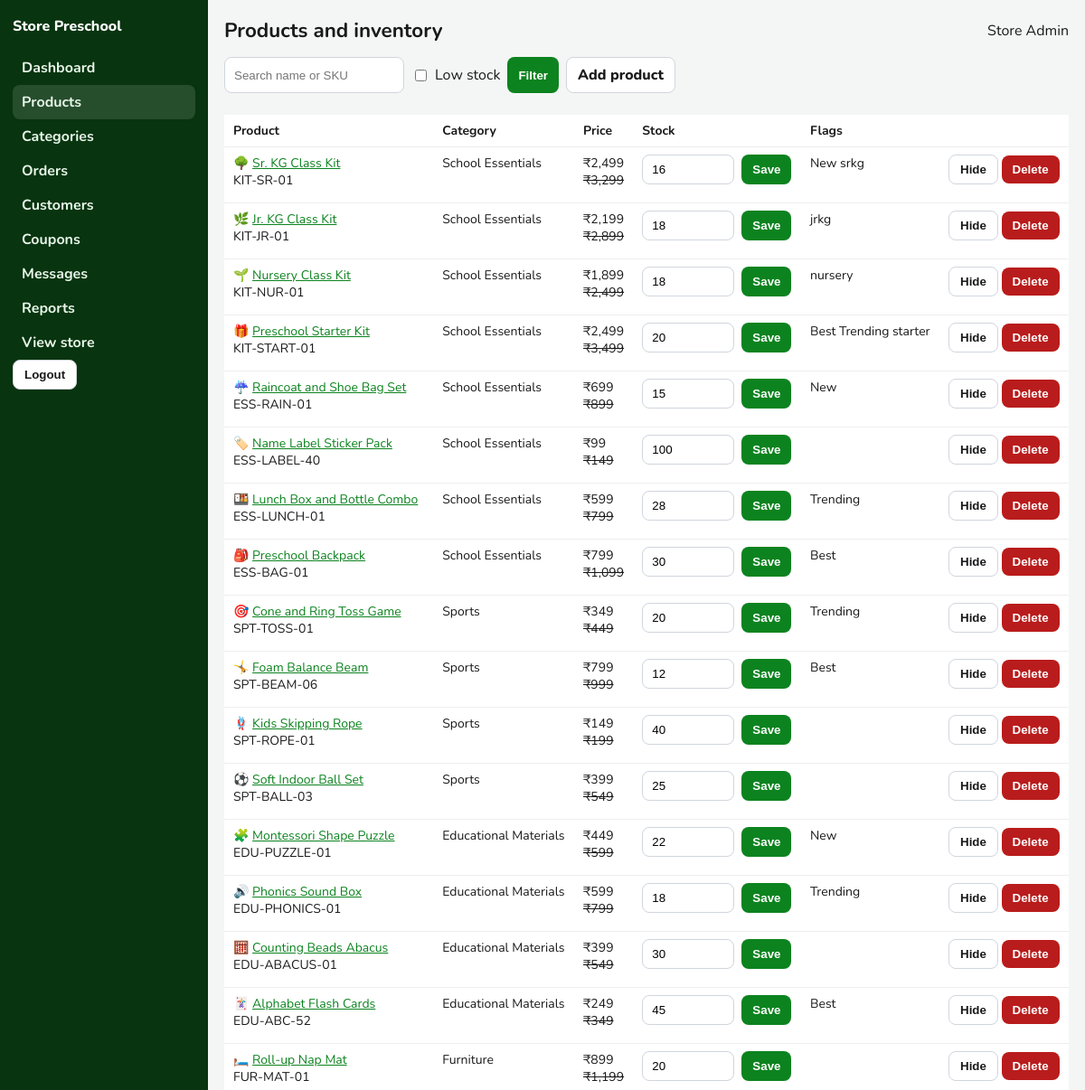
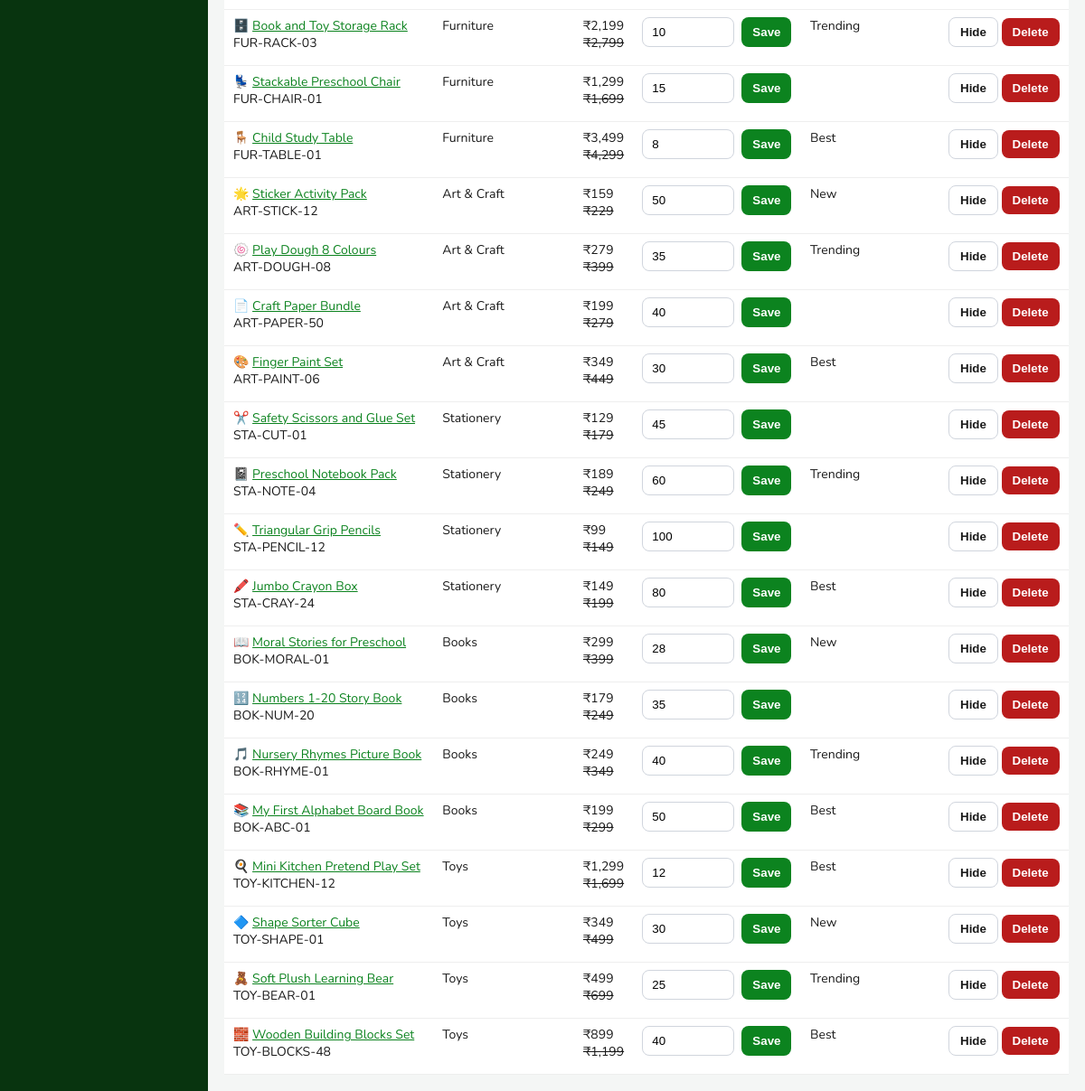
/admin/products.php (signed in), run on the app's committed database (2 pictures, top to bottom).
### tables this page shows
CREATE TABLE users (
    id INT UNSIGNED AUTO_INCREMENT PRIMARY KEY,
    name VARCHAR(120) NOT NULL,
    email VARCHAR(160) NOT NULL,
    phone VARCHAR(15) NOT NULL,
    password_hash VARCHAR(255) NOT NULL,
    role ENUM('customer', 'admin') NOT NULL DEFAULT 'customer',
    school_name VARCHAR(180) NULL,
    address VARCHAR(500) NULL,
    city VARCHAR(80) NULL,
    pincode VARCHAR(10) NULL,
    is_active TINYINT(1) NOT NULL DEFAULT 1,
    created_at TIMESTAMP NOT NULL DEFAULT CURRENT_TIMESTAMP,
    UNIQUE KEY uniq_email (email)
);

CREATE TABLE products (
    id INT UNSIGNED AUTO_INCREMENT PRIMARY KEY,
    category_id INT UNSIGNED NOT NULL,
    name VARCHAR(180) NOT NULL,
    slug VARCHAR(200) NOT NULL,
    short_desc VARCHAR(255) NOT NULL,
    description TEXT NOT NULL,
    emoji VARCHAR(16) NOT NULL DEFAULT '📦',
    image VARCHAR(255) NULL,
    unit_label VARCHAR(60) NOT NULL DEFAULT '1 pc',
    price DECIMAL(10,2) NOT NULL,
    mrp DECIMAL(10,2) NOT NULL,
    stock INT NOT NULL DEFAULT 0,
    sku VARCHAR(40) NOT NULL,
    is_bestseller TINYINT(1) NOT NULL DEFAULT 0,
    is_trending TINYINT(1) NOT NULL DEFAULT 0,
    is_new TINYINT(1) NOT NULL DEFAULT 0,
    kit_type ENUM('none', 'starter', 'nursery', 'jrkg', 'srkg') NOT NULL DEFAULT 'none',
    is_active TINYINT(1) NOT NULL DEFAULT 1,
    created_at TIMESTAMP NOT NULL DEFAULT CURRENT_TIMESTAMP,
    updated_at TIMESTAMP NULL DEFAULT NULL ON UPDATE CURRENT_TIMESTAMP,
    UNIQUE KEY uniq_slug (slug),
    UNIQUE KEY uniq_sku (sku),
    KEY idx_category (category_id),
    KEY idx_flags (is_bestseller, is_trending, is_new, kit_type),
    CONSTRAINT fk_products_category FOREIGN KEY (category_id) REFERENCES categories (id)
);

CREATE TABLE categories (
    id INT UNSIGNED AUTO_INCREMENT PRIMARY KEY,
    name VARCHAR(80) NOT NULL,
    slug VARCHAR(80) NOT NULL,
    emoji VARCHAR(16) NOT NULL,
    description VARCHAR(255) NOT NULL,
    sort_order INT NOT NULL DEFAULT 0,
    is_active TINYINT(1) NOT NULL DEFAULT 1,
    UNIQUE KEY uniq_slug (slug)
);

### includes/functions.php (called while the page is built, shortened)
<?php
function e(mixed $value): string
{
    return htmlspecialchars((string) $value, ENT_QUOTES | ENT_SUBSTITUTE, 'UTF-8');
}
function url(string $path = ''): string
{
    $base = rtrim(BASE_URL, '/');
    if ($path === '') {
        return $base === '' ? '/' : $base . '/';
    }
    return ($base === '' ? '' : $base) . '/' . ltrim($path, '/');
}
function money(mixed $amount): string
{
    $amount = round((float) $amount, 2);
    $hasPaise = abs($amount - floor($amount)) > 0.001;
    return '₹' . number_format($amount, $hasPaise ? 2 : 0);
}
function current_user(): ?array
{
    static $loaded = false;
    static $user = null;
    if ($loaded) {
        return $user;
    }
    $loaded = true;
    $stmt = db()->prepare('SELECT * FROM users WHERE id = ? LIMIT 1');
    $stmt->execute([(int) $_SESSION['user_id']]);
    $row = $stmt->fetch();
    $user = $row;
    return $user;
}
function require_admin(): void
{
    $user = current_user();
}

### config/database.php (called while the page is built, shortened)
<?php
function db(): PDO
{
    static $pdo = null;
    if ($pdo instanceof PDO) {
        return $pdo;
    }
    $dsn = sprintf(
        'mysql:host=%s;port=%d;dbname=%s;charset=%s',
        DB_HOST,
        DB_PORT,
        DB_NAME,
        DB_CHARSET
    );
    $pdo = new PDO($dsn, DB_USER, DB_PASS, [
        PDO::ATTR_ERRMODE => PDO::ERRMODE_EXCEPTION,
        PDO::ATTR_DEFAULT_FETCH_MODE => PDO::FETCH_ASSOC,
        PDO::ATTR_EMULATE_PREPARES => false,
    ]);
    return $pdo;
}

### admin/products.php (the view, shortened to what this page needs)
<?php
require_once __DIR__ . '/../includes/init.php';
require_admin();
$q = mb_substr(trim((string) ($_GET['q'] ?? '')), 0, 80);
$low = (($_GET['stock'] ?? '') === 'low');
$sql = 'SELECT p.*, c.name AS category_name FROM products p JOIN categories c ON c.id = p.category_id WHERE 1 = 1';
$params = [];
$sql .= ' ORDER BY p.id DESC';
$stmt = db()->prepare($sql);
$stmt->execute($params);
$products = $stmt->fetchAll();
$pageTitle = 'Products and inventory';
$active = 'products';
require __DIR__ . '/includes/header.php';
?>
<div class="filters">
    <form method="get" class="filters">
        <input name="q" value="<?= e($q) ?>" placeholder="Search name or SKU">
        <label class="check"><input type="checkbox" name="stock" value="low"<?= $low ? ' checked' : '' ?>> Low stock</label>
        <button class="btn" type="submit">Filter</button>
        <a class="btn alt" href="product-form.php">Add product</a>
    </form>
</div>
<div class="table-wrap">
    <table>
        <thead><tr><th>Product</th><th>Category</th><th>Price</th><th>Stock</th><th>Flags</th><th></th></tr></thead>
        <tbody>
        <?php foreach ($products as $product): ?>
            <tr>
                <td>
                    <?= e($product['emoji']) ?> <a href="product-form.php?id=<?= (int) $product['id'] ?>"><?= e($product['name']) ?></a>
                    <div><?= e($product['sku']) ?><?= (int) $product['is_active'] ? '' : ' · hidden' ?></div>
                </td>
                <td><?= e($product['category_name']) ?></td>
                <td><?= money($product['price']) ?><br><s><?= money($product['mrp']) ?></s></td>
                <td>
                    <form method="post" class="filters">
                        <input type="number" name="stock" min="0" value="<?= (int) $product['stock'] ?>" style="width:80px">
                        <button class="btn" type="submit">Save</button>
                    </form>
                </td>
                <td>
                    <?= (int) $product['is_bestseller'] ? 'Best ' : '' ?>
                    <?= (int) $product['is_trending'] ? 'Trending ' : '' ?>
                    <?= (int) $product['is_new'] ? 'New ' : '' ?>
                    <?= $product['kit_type'] !== 'none' ? e($product['kit_type']) : '' ?>
                </td>
                <td>
                    <form method="post" style="display:inline"><button class="btn alt" type="submit"><?= (int) $product['is_active'] ? 'Hide' : 'Show' ?></button></form>
                    <form method="post" style="display:inline" onsubmit="return confirm('Delete this product?')"><button class="btn danger" type="submit">Delete</button></form>
                </td>
            </tr>
        <?php endforeach; ?>
        </tbody>
    </table>
</div>
<?php require __DIR__ . '/includes/footer.php'; ?>

### admin/includes/header.php (shortened to what this page needs)
<?php
$active = $active ?? '';
$pageTitle = $pageTitle ?? 'Admin';
$adminUser = current_user();
$unreadMessages = (int) db()->query('SELECT COUNT(*) FROM messages WHERE is_read = 0')->fetchColumn();
$links = [
    'dashboard' => ['Dashboard', 'index.php'],
    'products' => ['Products', 'products.php'],
    'categories' => ['Categories', 'categories.php'],
    'orders' => ['Orders', 'orders.php'],
    'customers' => ['Customers', 'customers.php'],
    'coupons' => ['Coupons', 'coupons.php'],
    'messages' => ['Messages' . ($unreadMessages ? ' (' . $unreadMessages . ')' : ''), 'messages.php'],
    'reports' => ['Reports', 'reports.php'],
];
?>
<!doctype html>
<html lang="en">
<head>
    <link href="<?= e(url('assets/css/admin.css')) ?>" rel="stylesheet">
</head>
<body>
<div class="admin-shell">
    <aside class="side" id="side">
        <div class="brand">Store Preschool</div>
        <?php foreach ($links as $key => [$label, $href]): ?>
            <a class="<?= $active === $key ? 'on' : '' ?>" href="<?= e($href) ?>"><?= e($label) ?></a>
        <?php endforeach; ?>
        <a href="<?= e(url()) ?>">View store</a>
        <form method="post" action="logout.php"><?= csrf_field() ?><button class="btn alt" type="submit">Logout</button></form>
    </aside>
    <div class="admin-main">
        <div class="top">
            <div>
                <h1 style="display:inline;font-size:1.4rem;margin:0"><?= e($pageTitle) ?></h1>
            </div>
            <span><?= e($adminUser['name'] ?? '') ?></span>
        </div>

### assets/css/admin.css (style rules this page uses)
body { margin: 0; background: #f4f6f5; color: #1a1a1a; font-family: Nunito, "Segoe UI", sans-serif; }
a { color: #0c831f; }
.admin-shell { display: grid; grid-template-columns: 230px 1fr; min-height: 100vh; }
.side { background: #08340f; color: #fff; padding: 18px 14px; }
.side a { color: #e8f6ea; text-decoration: none; display: block; padding: 8px 10px; border-radius: 8px; font-weight: 700; }
.side a.on, .side a:hover { background: rgba(255,255,255,.12); }
.brand { font-weight: 800; margin-bottom: 16px; }
.admin-main { padding: 18px; }
.top { display: flex; justify-content: space-between; gap: 12px; align-items: center; margin-bottom: 14px; }
.table-wrap { overflow-x: auto; }
table { width: 100%; border-collapse: collapse; background: #fff; }
th, td { padding: 8px 10px; border-bottom: 1px solid #eee; text-align: left; vertical-align: top; font-size: 14px; }
.filters { display: flex; gap: 8px; flex-wrap: wrap; margin-bottom: 12px; }
input, select, textarea { border: 1px solid #d0d5dd; border-radius: 8px; padding: 8px 10px; }
.btn { border: 0; background: #0c831f; color: #fff; border-radius: 8px; padding: 8px 12px; font-weight: 800; text-decoration: none; display: inline-block; }
.btn.alt { background: #fff; color: #1a1a1a; border: 1px solid #d0d5dd; }
.btn.danger { background: #b91c1c; }
.check { display: flex; gap: 6px; align-items: center; margin: 6px 0; }

### data on the page
users: name "Store Admin"
products: emoji "🌳", name "Sr. KG Class Kit", sku "KIT-SR-01", category.name "School Essentials", price "₹2,499", mrp "₹3,299", stock "16", is_new "New", kit_type "srkg", is_active "Hide"
products: emoji "🌿", name "Jr. KG Class Kit", sku "KIT-JR-01", category.name "School Essentials", price "₹2,199", mrp "₹2,899", stock "18", kit_type "jrkg", is_active "Hide"
products: emoji "🌱", name "Nursery Class Kit", sku "KIT-NUR-01", category.name "School Essentials", price "₹1,899", mrp "₹2,499", stock "18", kit_type "nursery", is_active "Hide"
products: emoji "🎁", name "Preschool Starter Kit", sku "KIT-START-01", category.name "School Essentials", price "₹2,499", mrp "₹3,499", stock "20", is_bestseller "Best", is_trending "Trending", kit_type "starter", is_active "Hide"
products: emoji "☔", name "Raincoat and Shoe Bag Set", sku "ESS-RAIN-01", category.name "School Essentials", price "₹699", mrp "₹899", stock "15", is_new "New", is_active "Hide"
products: emoji "🏷️", name "Name Label Sticker Pack", sku "ESS-LABEL-40", category.name "School Essentials", price "₹99", mrp "₹149", stock "100", is_active "Hide"
products: emoji "🍱", name "Lunch Box and Bottle Combo", sku "ESS-LUNCH-01", category.name "School Essentials", price "₹599", mrp "₹799", stock "28", is_trending "Trending", is_active "Hide"
products: emoji "🎒", name "Preschool Backpack", sku "ESS-BAG-01", category.name "School Essentials", price "₹799", mrp "₹1,099", stock "30", is_bestseller "Best", is_active "Hide"
products: emoji "🎯", name "Cone and Ring Toss Game", sku "SPT-TOSS-01", category.name "Sports", price "₹349", mrp "₹449", stock "20", is_trending "Trending", is_active "Hide"
products: emoji "🤸", name "Foam Balance Beam", sku "SPT-BEAM-06", category.name "Sports", price "₹799", mrp "₹999", stock "12", is_bestseller "Best", is_active "Hide"
products: emoji "🪢", name "Kids Skipping Rope", sku "SPT-ROPE-01", category.name "Sports", price "₹149", mrp "₹199", stock "40", is_active "Hide"
products: emoji "⚽", name "Soft Indoor Ball Set", sku "SPT-BALL-03", category.name "Sports", price "₹399", mrp "₹549", stock "25", is_active "Hide"
products: emoji "🧩", name "Montessori Shape Puzzle", sku "EDU-PUZZLE-01", category.name "Educational Materials", price "₹449", mrp "₹599", stock "22", is_new "New", is_active "Hide"
products: emoji "🔊", name "Phonics Sound Box", sku "EDU-PHONICS-01", category.name "Educational Materials", price "₹599", mrp "₹799", stock "18", is_trending "Trending", is_active "Hide"
products: emoji "🧮", name "Counting Beads Abacus", sku "EDU-ABACUS-01", category.name "Educational Materials", price "₹399", mrp "₹549", stock "30", is_active "Hide"
products: emoji "🃏", name "Alphabet Flash Cards", sku "EDU-ABC-52", category.name "Educational Materials", price "₹249", mrp "₹349", stock "45", is_bestseller "Best", is_active "Hide"
products: emoji "🛏️", name "Roll-up Nap Mat", sku "FUR-MAT-01", category.name "Furniture", price "₹899", mrp "₹1,199", stock "20", is_active "Hide"
products: emoji "🗄️", name "Book and Toy Storage Rack", sku "FUR-RACK-03", category.name "Furniture", price "₹2,199", mrp "₹2,799", stock "10", is_trending "Trending", is_active "Hide"
products: emoji "💺", name "Stackable Preschool Chair", sku "FUR-CHAIR-01", category.name "Furniture", price "₹1,299", mrp "₹1,699", stock "15", is_active "Hide"
products: emoji "🪑", name "Child Study Table", sku "FUR-TABLE-01", category.name "Furniture", price "₹3,499", mrp "₹4,299", stock "8", is_bestseller "Best", is_active "Hide"
products: emoji "🌟", name "Sticker Activity Pack", sku "ART-STICK-12", category.name "Art & Craft", price "₹159", mrp "₹229", stock "50", is_new "New", is_active "Hide"
products: emoji "🍥", name "Play Dough 8 Colours", sku "ART-DOUGH-08", category.name "Art & Craft", price "₹279", mrp "₹399", stock "35", is_trending "Trending", is_active "Hide"
products: emoji "📄", name "Craft Paper Bundle", sku "ART-PAPER-50", category.name "Art & Craft", price "₹199", mrp "₹279", stock "40", is_active "Hide"
products: emoji "🎨", name "Finger Paint Set", sku "ART-PAINT-06", category.name "Art & Craft", price "₹349", mrp "₹449", stock "30", is_bestseller "Best", is_active "Hide"
products: emoji "✂️", name "Safety Scissors and Glue Set", sku "STA-CUT-01", category.name "Stationery", price "₹129", mrp "₹179", stock "45", is_active "Hide"
products: emoji "📓", name "Preschool Notebook Pack", sku "STA-NOTE-04", category.name "Stationery", price "₹189", mrp "₹249", stock "60", is_trending "Trending", is_active "Hide"
products: emoji "✏️", name "Triangular Grip Pencils", sku "STA-PENCIL-12", category.name "Stationery", price "₹99", mrp "₹149", stock "100", is_active "Hide"
products: emoji "🖍️", name "Jumbo Crayon Box", sku "STA-CRAY-24", category.name "Stationery", price "₹149", mrp "₹199", stock "80", is_bestseller "Best", is_active "Hide"
products: emoji "📖", name "Moral Stories for Preschool", sku "BOK-MORAL-01", category.name "Books", price "₹299", mrp "₹399", stock "28", is_new "New", is_active "Hide"
products: emoji "🔢", name "Numbers 1-20 Story Book", sku "BOK-NUM-20", category.name "Books", price "₹179", mrp "₹249", stock "35", is_active "Hide"
products: emoji "🎵", name "Nursery Rhymes Picture Book", sku "BOK-RHYME-01", category.name "Books", price "₹249", mrp "₹349", stock "40", is_trending "Trending", is_active "Hide"
products: emoji "📚", name "My First Alphabet Board Book", sku "BOK-ABC-01", category.name "Books", price "₹199", mrp "₹299", stock "50", is_bestseller "Best", is_active "Hide"
products: emoji "🍳", name "Mini Kitchen Pretend Play Set", sku "TOY-KITCHEN-12", category.name "Toys", price "₹1,299", mrp "₹1,699", stock "12", is_bestseller "Best", is_active "Hide"
products: emoji "🔷", name "Shape Sorter Cube", sku "TOY-SHAPE-01", category.name "Toys", price "₹349", mrp "₹499", stock "30", is_new "New", is_active "Hide"
products: emoji "🧸", name "Soft Plush Learning Bear", sku "TOY-BEAR-01", category.name "Toys", price "₹499", mrp "₹699", stock "25", is_trending "Trending", is_active "Hide"
products: emoji "🧱", name "Wooden Building Blocks Set", sku "TOY-BLOCKS-48", category.name "Toys", price "₹899", mrp "₹1,199", stock "40", is_bestseller "Best", is_active "Hide"

### other printed values
$label "Dashboard"
$label "Products"
$label "Categories"
$label "Orders"
$label "Customers"
$label "Coupons"
$label "Messages"
$label "Reports"
$pageTitle "Products and inventory"
